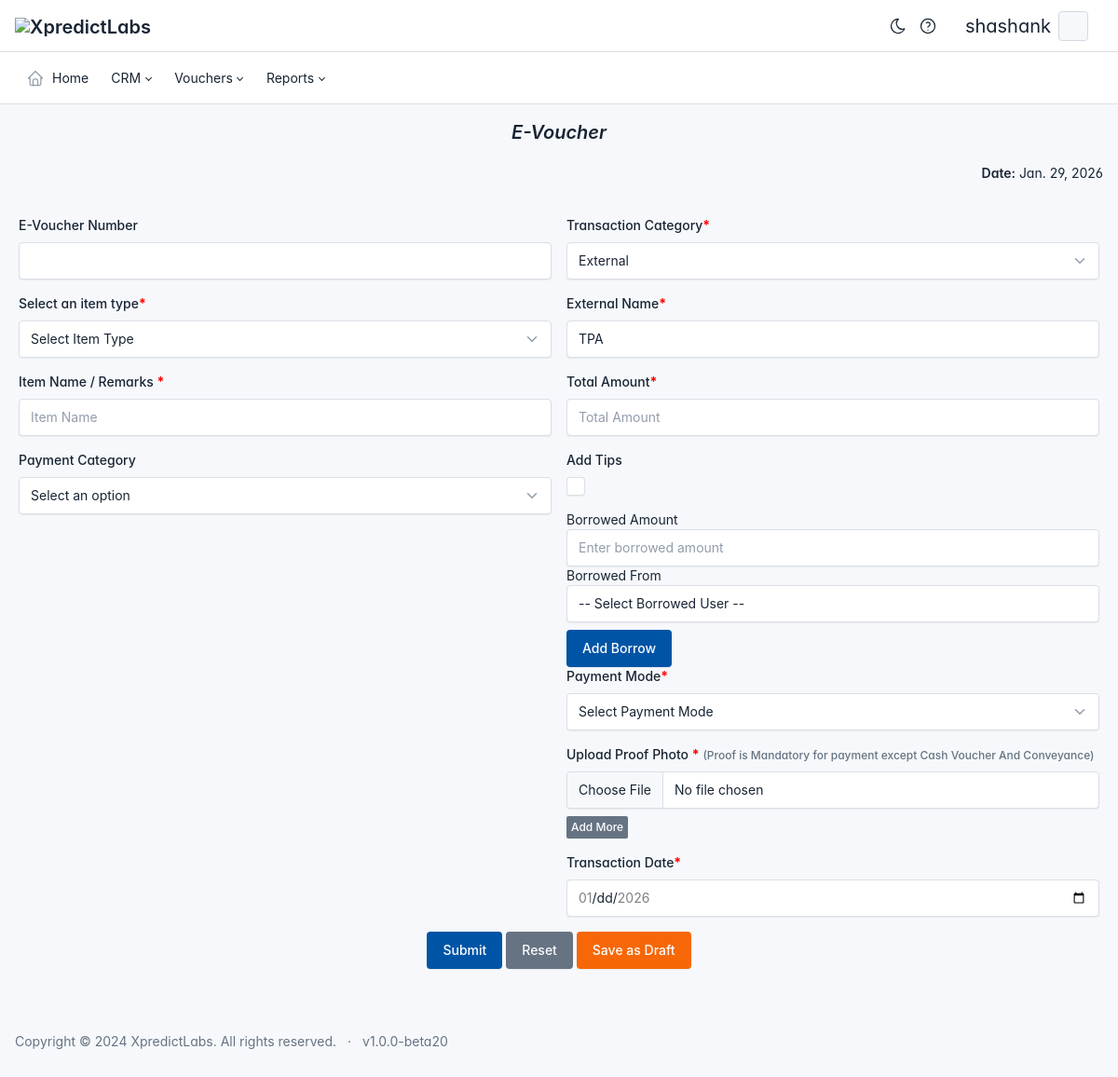
The page /website/directpay/ (signed in) on the database its author committed.
### app/models.py (models this page shows, shortened)
class UserProfile(models.Model):
    user = models.OneToOneField(User, on_delete=models.CASCADE)
    employee_id = models.CharField(max_length=10, unique=True, editable=False)
    zone = models.ForeignKey(Zone, on_delete=models.SET_NULL, null=True, blank=True, default=None)
    groups = models.ManyToManyField(Group, blank=True)
    email = models.EmailField(unique=True)  # Ensure unique email
    contact_number = models.CharField(max_length=15, default="0000000000")
    date_of_birth = models.DateField(default="2000-01-01")
    division = models.ForeignKey(Division, on_delete=models.SET_NULL, null=True, blank=True, default=None)
    target= models.ForeignKey(Target, on_delete=models.SET_NULL, null=True, blank=True)
    profile_picture = models.ImageField(upload_to="profile_pics/", default="profile_pics/default.jpg")

class CoreModule(models.Model):
    name = models.CharField(max_length=100, unique=True)  # Module name (e.g., "CRM")
    description = models.TextField(blank=True, null=True)  # Optional description
    is_active = models.BooleanField(default=True)  # Globally enable or disable this module
    slug = models.SlugField(unique=True, blank=True, null=True)  # Slug field for URL

### Riva/models.py (models this page shows, shortened)
class FollowUp(models.Model):
    enquiry = models.ForeignKey(Enquiry, on_delete=models.CASCADE, related_name="followups")
    foname = models.CharField(max_length=255)
    fodate = models.DateField()
    fotime = models.TimeField()
    user = models.ForeignKey(User, on_delete=models.CASCADE, null=True, blank=True)

### website/views.py (the view, shortened to what this page needs)
# urls.py: path("directpay/", views.directpay_form, name="directpay_form"),
def directpay_form(request):
    context = {
        "current_date": date.today(),
    }
    return render(request, "xp/directpay_form.html", context)

### app/context_processors.py (called while the page is built)
def user_role(request):
    if request.user.is_authenticated:
        user = request.user
        groups = user.groups.values_list('name', flat=True)  # Get the names of groups
        group_name = groups[0] if groups else "No Role"  # Assuming one role per user
        print(f"role : ",user_role)
        return {
            'username': user.username,
            'user_role': group_name
        }
    return {}  # Empty context if user is not authenticated

def group_buttons(request):
    return {
        'group_buttons': GroupButton.objects.all()
    }

def modules_with_submodules(request):
    if not request.user.is_authenticated:
        return {}  # Return an empty context for unauthenticated users
    module_visibility, _ = ModuleVisibility.objects.get_or_create(user=request.user)
    enabled_modules = module_visibility.get_enabled_modules()
    submodule_visibility_map = {
        submodule.submodule_id: submodule.is_visible
        for submodule in request.user.submodule_visibility.all()
    }
    modules_with_submodules = {}
    for module in enabled_modules:
        visible_submodules = [
            submodule for submodule in module.submodules.all()
            if submodule.is_active and submodule_visibility_map.get(submodule.id, False)
        ]
        modules_with_submodules[module] = visible_submodules
    return {
        'modules_with_submodules': modules_with_submodules,
    }

### app/models.py (called while the page is built)
    def get_enabled_modules(self):
        return self.enabled_modules.all()

### website/context_processors.py (called while the page is built, shortened)
def pay_now_context(request):
    payment_details = None
    selected_user = None
    expenses = None
    total_amount_to_be_paid = None
    transaction_id = None
    from_date = None
    to_date = None
    selected_filter = None
    user_id = request.GET.get('user_id', None)
    return {
        'selected_user': selected_user,
        'expenses': expenses,
        'total_amount_to_be_paid': total_amount_to_be_paid,
        'transaction_id': transaction_id,
        'from_date': from_date,
        'to_date': to_date,
        'selected_filter': selected_filter,
        'payment_details': payment_details,
    }

### templates/xp/directpay_form.html (shortened to what this page needs)
{% extends 'base.html' %}
{% block content %}
<div class="row mb-3 mt-3">
    <h2 class="text-center"><i>E-Voucher</i></h2>
    <div class="row mt-1">
        <div class="col text-end">
            <strong>Date:</strong> {{ current_date }}
        </div>
    </div>
</div>
<form id="voucherForm" action="{% url 'new_item_form' user.id %}" method="post" enctype="multipart/form-data" style="margin: 10px; padding: 10px;">
    <div class="row">
        <div class="col-md-6">
            <div class="mb-3">
                <label class="form-label">E-Voucher Number </label>
                <input type="text" class="form-control" name="e_voucher_number" value="{{ evoucher_number }}" readonly>
            </div>
            <div class="mb-3">
                <div class="form-label">Select an item type<span class="required">*</span></div>
                <select class="form-select" name="item_type" id="item_type">
                    <option value="" {% if not submitted_data %}selected{% endif %} disabled>Select Item Type</option>
                </select>
            </div>
            <div class="mb-3">
                <label class="form-label">Item Name / Remarks <span class="required">*</span></label>
                <input type="text" class="form-control" name="item_name" placeholder="Item Name" value="{{ submitted_data.item_name|default:'' }}" >
            </div>
            <div class="mb-3">
                <label class="form-label" for="selectOption">Payment Category</label>
                <select class="form-select" id="selectOption" name="transaction_option" onchange="updateFormFields()">
                    <option value="" {% if not submitted_data %}disabled{% endif %} selected>Select an option</option>
                </select>
            </div>
        </div>
        <div class="col-md-6">
            <div class="mb-3">
                <div class="form-label">Transaction Category<span class="required">*</span></div>
                <select class="form-select" id="transactionCategory" name="transaction_category" onchange="toggleTransactionField()" >
                    <option value="external" {% if submitted_data and submitted_data.transaction_category == 'external' %}selected{% endif %}>External</option>
                </select>
            </div>
            <div id="externalInput" style="display: none;" class="mb-3">
                <label for="externalType" class="form-label">External Name<span class="required">*</span></label>
                <input type="text" id="externalType" name="external_type" class="form-control" placeholder="Enter External Name" value="{{ submitted_data.external_type|default:'' }}">
            </div>
            <div class="mb-3">
                <label for="totalAmount" class="form-label">Total Amount<span class="required">*</span></label>
                <input type="number" class="form-control" id="totalAmount" name="amount" placeholder="Total Amount" step="0.01" min="0" >
            </div>
            <div class="mb-3 row" id="tips">
                <div class="col">
                    <label for="tips_checkbox" class="form-label" >Add Tips</label>
                    <input type="checkbox" id="tips_checkbox" name="tips_checkbox" class="form-check-input" value="on">
                </div>
            </div>
        <div id="borrowed-amounts-container" style="display: none;">
    <div class="borrowed-entry" id="borrowed-section">
        <div class="form-group">
            <label for="borrowed_amount">Borrowed Amount</label>
            <input type="number" step="0.01" name="borrowed_amounts[]" class="form-control" placeholder="Enter borrowed amount">
        </div>
        <div class="form-group">
            <label for="borrowed_from">Borrowed From</label>
            <select name="borrowed_froms[]" class="form-control">
                <option value="">-- Select Borrowed User --</option>
            </select>
        </div>
    </div>
</div>
<button type="button" id="add-borrowed-entry" class="btn btn-primary mt-2">Add Borrow</button>
            <div class="mb-3">
                <label class="form-label" for="paymentMode">Payment Mode<span class="required">*</span></label>
                <select class="form-select" id="paymentMode" name="payment_mode" >
                    <option value="" {% if not submitted_data %}disabled{% endif %} selected>Select Payment Mode</option>
                </select>
            </div>
             <div class="mb-3" id="proofPhotoContainer">
                <label class="form-label">
                    Upload Proof Photo <span class="required">*</span>
                    <small class="text-muted">(Proof is Mandatory for payment except Cash Voucher And Conveyance)</small>
                </label>
                <div id="proofUploads">
                    <input type="file" name="proof_photos" class="form-control mb-2">
                </div>
                <button type="button" class="btn btn-sm btn-secondary" onclick="addProofPhoto()">Add More</button>
            </div>
             <div class="mb-3">
                <label class="form-label">Transaction Date<span class="required">*</span></label>
                <input type="date" id="transactionDate" name="transaction_date" class="form-control" value="{{ transaction_date|date:'Y-m-d' }}">
            </div>
        </div>
    </div>
    <div class="mb-3 text-center">
        <button type="submit" class="btn btn-primary">Submit</button>
        <button type="reset" class="btn btn-secondary">Reset</button>
        <button type="button" name="save_as_draft" class="btn btn-warning" id="saveDraftButton">Save as Draft</button>
    </div>
</form>
{% endblock content %}

### templates/base.html (shortened to what this page needs)
<!doctype html>
{% load static %}
<html lang="en">
<head>
	{% load static %}
	<link href="{% static 'css/tabler.min.css' %}" rel="stylesheet" />
	<link href="{% static 'css/tabler-flags.min.css' %}" rel="stylesheet" />
	<link href="{% static 'css/tabler-payments.min.css' %}" rel="stylesheet" />
	<link href="{% static 'css/tabler-vendors.min.css' %}" rel="stylesheet" />
	<link href="{% static 'css/extra.css' %}" rel="stylesheet" />
	<link href="{% static 'css/demo.min.css' %}" rel="stylesheet" />
	<link rel="stylesheet" href="https://cdn.datatables.net/2.1.8/css/dataTables.dataTables.css" />
	<link href="https://cdnjs.cloudflare.com/ajax/libs/select2/4.0.13/css/select2.min.css" rel="stylesheet" />
</head>
<body>
	<div class="page">
		<header class="navbar navbar-expand-md d-print-none">
			<div class="container-fluid">
				<h1 class="navbar-brand navbar-brand-autodark d-none-navbar-horizontal pe-0 pe-md-3">
					<a href="{% url 'home' %}">
						<img src="{% static 'xlogo.png' %}" width="110" height="32" alt="XpredictLabs"
							class="navbar-brand-image">
					</a>
				</h1>
				<div class="navbar-nav flex-row order-md-last">
					<div class=" d-flex">
						<a href="?theme=dark" class="nav-link px-0 hide-theme-dark" title="Enable dark mode"
							data-bs-toggle="tooltip" data-bs-placement="bottom">
						</a>
						<div class="nav-item dropdown d-flex me-3">
							<a href="#" class="nav-link px-0" data-bs-toggle="dropdown" aria-expanded="false" title="Help & Manuals">
							</a>
						</div>
						<div class="nav-item dropdown d-flex me-3">
							{% if user.is_authenticated %}
							<div class="nav-item dropdown ">
								<a href="#" class="nav-link d-flex lh-1 text-reset p-0" data-bs-toggle="dropdown"
									aria-label="Open user menu">
									<div class=" d-sm-block ps-2 me-2">
											<div class="fs-2">{{ user.username }} </div>
									</div>
									<span class="avatar avatar-sm"
      										style="background-image: url('{{ user.userprofile.profile_picture.url }}')">
									</span>
								</a>
							</div>
							{% else %}
							<div class="nav-item">
								<a class="nav-link text-white" href="{% url 'login' %}">Login</a>
							</div>
							{% endif %}
						</div>
					</div>
				</div>
			</div>
		</header>
		<header class="navbar-expand-md">
			<div class="collapse navbar-collapse" id="navbar-menu">
				<div class="navbar">
					<div class="container-fluid">
						<ul class="navbar-nav">
							<li class="nav-item">
								<a class="nav-link" href="{% url 'home' %}">
									<span class="nav-link-icon d-md-none d-lg-inline-block">
									</span>
									<span class="nav-link-title">
										Home
									</span>
								</a>
							</li>
									{% for module, visible_submodules in modules_with_submodules.items %}
									<li class="nav-item dropdown">
										<a class="nav-link dropdown-toggle" href="#" id="dropdown-{{ module.id }}"
											role="button" data-bs-toggle="dropdown" aria-haspopup="true"
											aria-expanded="false">
											{{ module.name }}
										</a>
									</li>
									{% endfor %}
						</ul>
					</div>
				</div>
			</div>
		</header>
		<div class="page-wrapper">
			{% block content %}{% endblock content %}
			<footer class="footer footer-transparent d-print-none">
				<div class="container-fluid">
					<div class="row text-center align-items-center flex-row">
						<div class="col-12 col-lg-auto mt-3 mt-lg-0">
							<ul class="list-inline list-inline-dots mb-0">
								<li class="list-inline-item">
									Copyright &copy; 2024
									<a href="https://xpredictlabs.com/" class="link-secondary"> XpredictLabs</a>.
									All rights reserved.
								</li>
								<li class="list-inline-item">
									v1.0.0-beta20
								</li>
							</ul>
						</div>
					</div>
				</div>
			</footer>
		</div>
	</div>
    <link href="https://cdn.jsdelivr.net/npm/select2@4.0.13/dist/css/select2.min.css" rel="stylesheet">
</body>
</html>

### templates/base.html (style rules this page uses)
:root { --tblr-font-sans-serif: 'Inter Var', -apple-system, BlinkMacSystemFont, San Francisco, Segoe UI, Roboto, Helvetica Neue, sans-serif; }
body { font-feature-settings: "cv03", "cv04", "cv11"; }

### templates/xp/directpay_form.html (style rules this page uses)
.required { color: red; font-weight: bold; }

### rows shown on the page
CoreModule: name "CRM"
CoreModule: name "Vouchers"
CoreModule: name "Reports"
FollowUp: fodate "Jan. 29, 2026"

### other values the page prints
{{ user.username }} "shashank"
